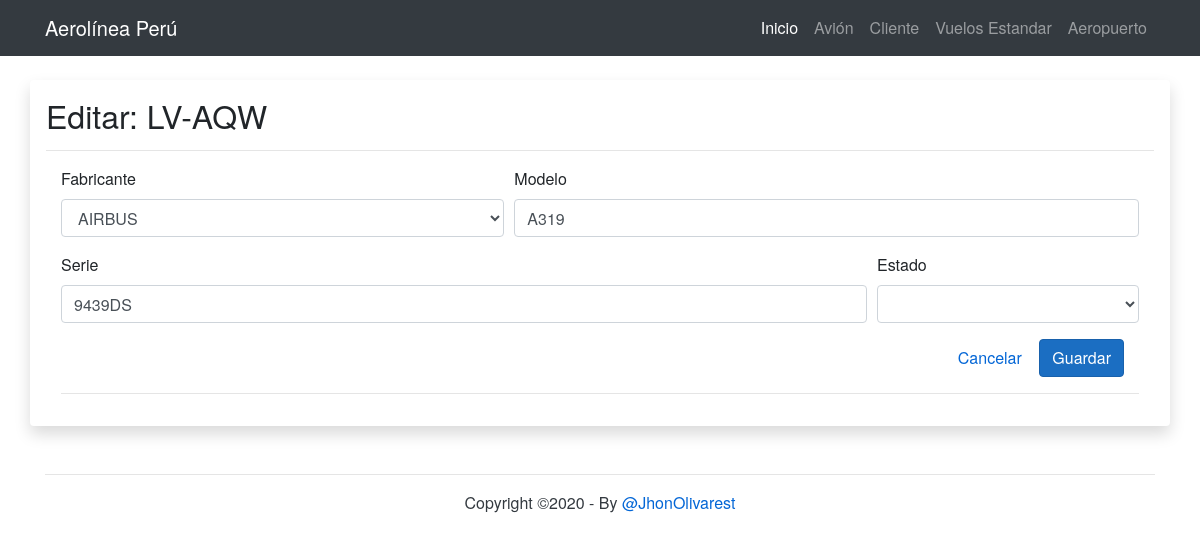
Page /avion_edit?id=LV-AQW on the committed database.
### tables this page shows
CREATE TABLE AVION
(	avionMatricula varchar(12),
	modelo varchar(50) not null,
	serie varchar(50) not null,
	fabricante varchar(50) not null,
	estadoID int,
	PRIMARY KEY(avionMatricula)
);

### avion_edit.php (the view, shortened to what this page needs)
<?php
	include_once 'controllers/conexion.php';
	if(isset($_GET['id'])){
		$id=$_GET['id'];
		$buscar_id=$cone->prepare('SELECT * FROM avion LEFT JOIN estado_avion ON avion.estadoID=estado_avion.estadoID WHERE avionMatricula=:id LIMIT 1');
		$buscar_id->execute(array(
			':id'=>$id
		));
        $resultado=$buscar_id->fetch();
    }
    else{
        echo "<script> location.href='avion_index'; </script>";
        exit;
	}
?>
<!DOCTYPE html>
<html lang="en">
<head>
    <?php
    include_once 'includes/1_head.php';
    ?>
</head>
<body>
    <header>
        <?php
    include_once 'includes/2_header.php';
    ?>
    </header>
    <br>
    <div class="container shadow p-3 mb-5 bg-white rounded">
        <h2>Editar: <?php if($resultado) echo $resultado['avionMatricula']; ?></h2>
        <hr>
        <div class="container">
            <form action="" method="post">
                <div class="form-row">
                    <div class="col-md-5 mb-3">
                        <label for="fabricante">Fabricante</label>
                        <select class="form-control" id="fabricante" name="fabricante" required>
                            <option value="AIRBUS">AIRBUS</option>
                        </select>
                    </div>
                    <div class="col-md-7 mb-3">
                        <label for="modelo">Modelo</label>
                        <input type="text" name="modelo" id="modelo" class="form-control"
                            value="<?php if($resultado) echo $resultado['modelo']; ?>" required>
                    </div>
                </div>
                <div class="form-row">
                    <div class="col-md-9 mb-3">
                        <label for="serie">Serie</label>
                        <input type="text" name="serie" id="serie" class="form-control"
                            value="<?php if($resultado) echo $resultado['serie']; ?>" required>
                    </div>
                    <div class="col-md-3 mb-3">
                        <label for="estadoID">Estado</label>
                        <select name="estadoID" id="estadoID" class="form-control">
                        </select>
                    </div>
                </div>
                <div class="container">
                    <div class="text-right">
                        <a href="avion_index" class="btn btn-link">Cancelar</a>
                        <input type="submit" class="btn btn-primary" value="Guardar" name="guardar" />
                    </div>
                </div>
                <hr />
            </form>
        </div>
    </div>
    <?php
    include_once 'includes/3_footer.php';
    ?>
</body>
</html>

### css/site.css (style rules this page uses)
html, body { font-family: 'Helvetica Neue', Helvetica, Arial, sans-serif; }
body { padding-top: 56px; }
a, .btn-link { color: #0366d6; }
.btn-primary { color: #fff; background-color: #1b6ec2; border-color: #1861ac; }

### rows in the picture
avion: avionMatricula "LV-AQW", modelo "A319", serie "9439DS"
